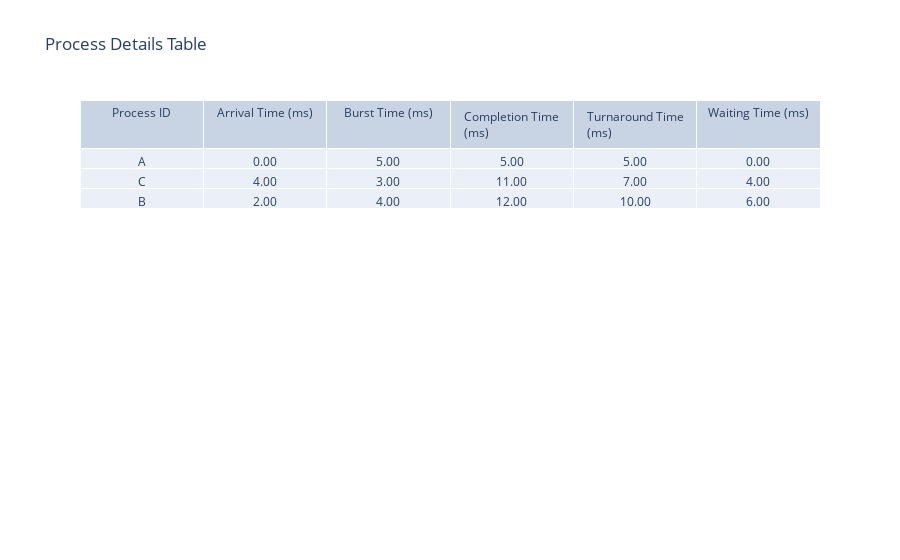
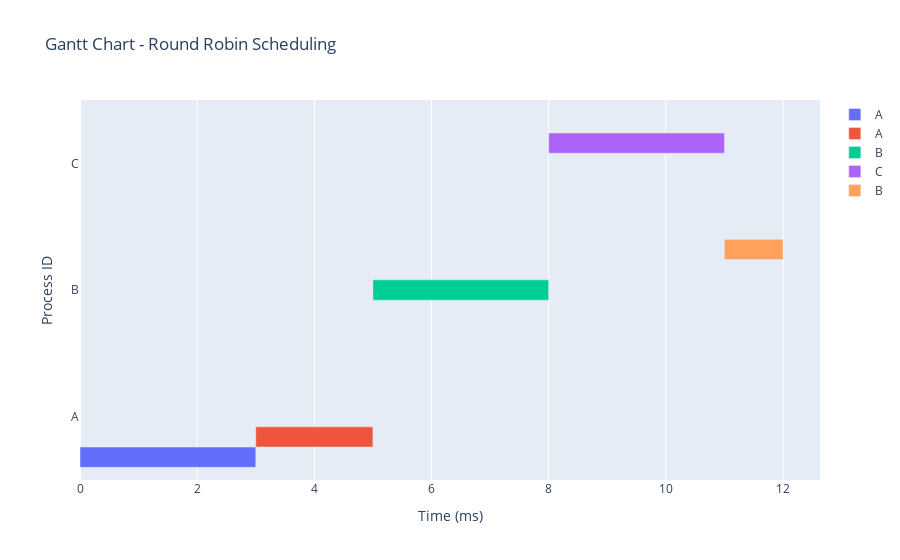

Source (notebook cell) for these figures, in order:
### Code cell
# Run main
main()

### Figure 1 — Plotly figure (JSON) as saved in the notebook; plotly's stock layout.template omitted (floating-point values rounded to 4 significant figures)
{"data": [{"cells": {"values": [["A", "C", "B"], ["0.00", "4.00", "2.00"], ["5.00", "3.00", "4.00"], ["5.00", "11.00", "12.00"], ["5.00", "7.00", "10.00"], ["0.00", "4.00", "6.00"]]}, "header": {"values": ["Process ID", "Arrival Time (ms)", "Burst Time (ms)", "Completion Time (ms)", "Turnaround Time (ms)", "Waiting Time (ms)"]}, "type": "table"}], "layout": {"autosize": true, "title": {"text": "Process Details Table"}}}

### Figure 2 — Plotly figure (JSON) as saved in the notebook; plotly's stock layout.template omitted (floating-point values rounded to 4 significant figures)
{"data": [{"base": 0, "hoverinfo": "x+y+name", "name": "A", "orientation": "h", "type": "bar", "x": [3], "y": ["A"]}, {"base": 3, "hoverinfo": "x+y+name", "name": "A", "orientation": "h", "type": "bar", "x": [2], "y": ["A"]}, {"base": 5, "hoverinfo": "x+y+name", "name": "B", "orientation": "h", "type": "bar", "x": [3], "y": ["B"]}, {"base": 8, "hoverinfo": "x+y+name", "name": "C", "orientation": "h", "type": "bar", "x": [3], "y": ["C"]}, {"base": 11, "hoverinfo": "x+y+name", "name": "B", "orientation": "h", "type": "bar", "x": [1], "y": ["B"]}], "layout": {"autosize": true, "showlegend": true, "title": {"text": "Gantt Chart - Round Robin Scheduling"}, "xaxis": {"autorange": true, "range": [0, 12.63], "title": {"text": "Time (ms)"}, "type": "linear"}, "yaxis": {"autorange": true, "range": [-0.5, 2.5], "title": {"text": "Process ID"}, "type": "category"}}}
